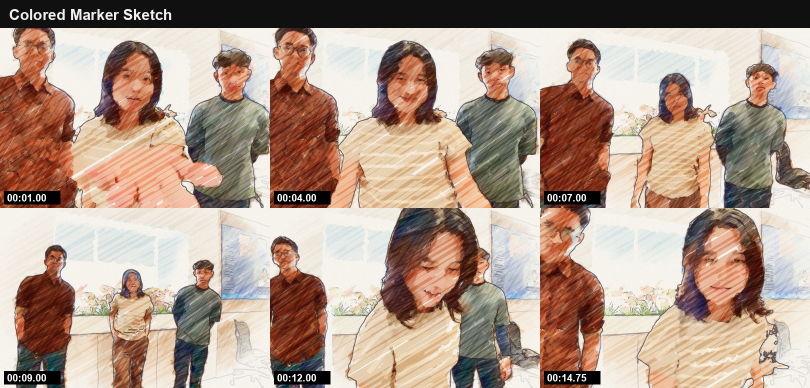
#> input picture styles/61-colored-marker-sketch/example.png, 1620 x 776 px, given in place of frame_013.png, which was not available (shown at 1/2 size)
$ python render.py example.png example.png example.png
#> lines starting #> are read from the running program, lines starting #| are printed output that depends on the picture; pictures that were not available may be replaced by others from this repository, and a replacement may not be noted
"""Colored Marker Sketch — local approximation of the frame-by-frame restyle.

usage: python -I render.py <frames_dir> <masks_dir> <out_dir> [all | 13 49 85 ...]

Per frame (re-drawn on twos — the seed changes every 2 frames, so lines and
strokes "boil" like a hand-drawn animation at 12 fps):
  1. warm sketchbook paper with tooth.
  2. alcohol-marker fills, multiply-blended like real marker ink:
       * a light base tone laid in long diagonal chisel strokes (about -30 deg)
         that overlap, so the overlaps read as darker streak bands;
       * a darker shadow tone in the dark areas, strokes at a steeper angle;
       * highlights are left as bare paper, fills stop short of / overshoot the
         lines, and the room fades out toward the frame edges (unfinished
         sketch), while the people are fully coloured.
  3. coloured-pencil work: XDoG linework from the photo plus a stronger
     silhouette contour from the person mask, in warm sepia/indigo pencil,
     broken by the paper tooth, with a faint doubled construction line;
     loose diagonal hatching in the shadows.
"""
import math
import sys
from pathlib import Path

import cv2
import numpy as np

W, H = 1620, 1080
PAPER = np.array([250, 247, 240], np.float32)


def tooth():
    rng = np.random.default_rng(11)
    g = rng.random((H, W)).astype(np.float32)
    g = cv2.GaussianBlur(g, (0, 0), 0.7)
    return (g - g.min()) / (g.max() - g.min())


TOOTH = tooth()


# [50 lines left out: functions streaks, xdog, warp, marker_layer, not called in this run]


def render(frame, mask, n):
#> called with n = 13
    rng = np.random.default_rng(300 + n // 2)
    small = cv2.resize(frame, (W // 3, H // 3), interpolation=cv2.INTER_AREA)
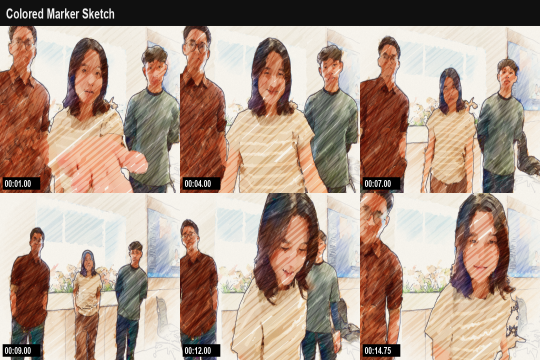
#> small: shape (360, 540, 3); mean R, G, B 176.6, 154.4, 139.8
    small = cv2.pyrMeanShiftFiltering(small, 6, 24)
    small = cv2.bilateralFilter(small, 7, 30, 5)
    sm = cv2.resize(small, (W, H), interpolation=cv2.INTER_CUBIC).astype(np.float32)
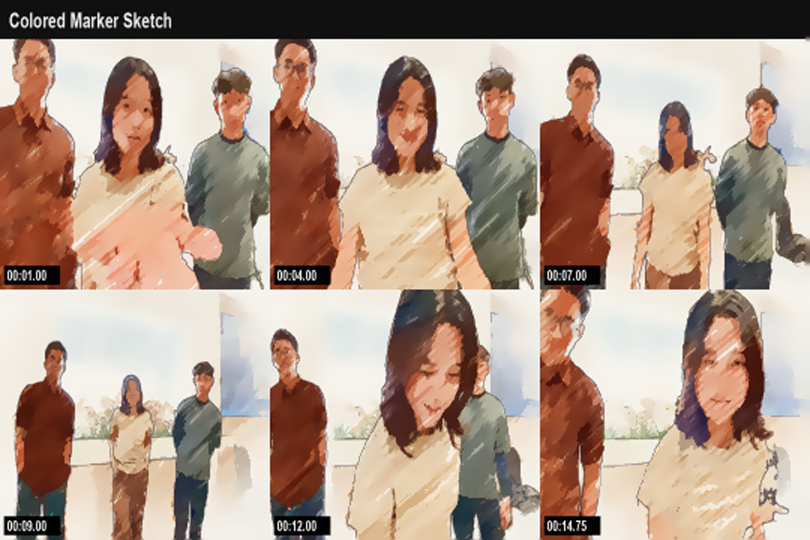
#> sm: shape (1080, 1620, 3) float32 (shown at 1/2 size); mean R, G, B 176.5, 154.7, 139.8
    # marker colours: clean, saturated, light enough to stack (multiply)
    hsv = cv2.cvtColor(np.clip(sm, 0, 255).astype(np.uint8), cv2.COLOR_RGB2HSV).astype(np.float32)
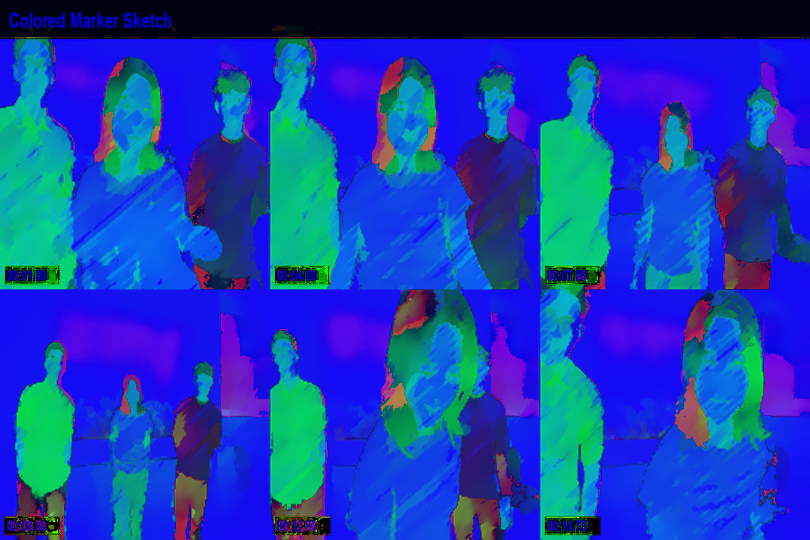
#> hsv: shape (1080, 1620, 3) float32 (shown at 1/2 size); mean R, G, B 24.8, 62.7, 177.8
    hsv[..., 1] = np.clip(hsv[..., 1] * 1.05 + 6, 0, 255)
    hsv[..., 2] = np.clip(hsv[..., 2] * 0.3 + 182, 0, 255)
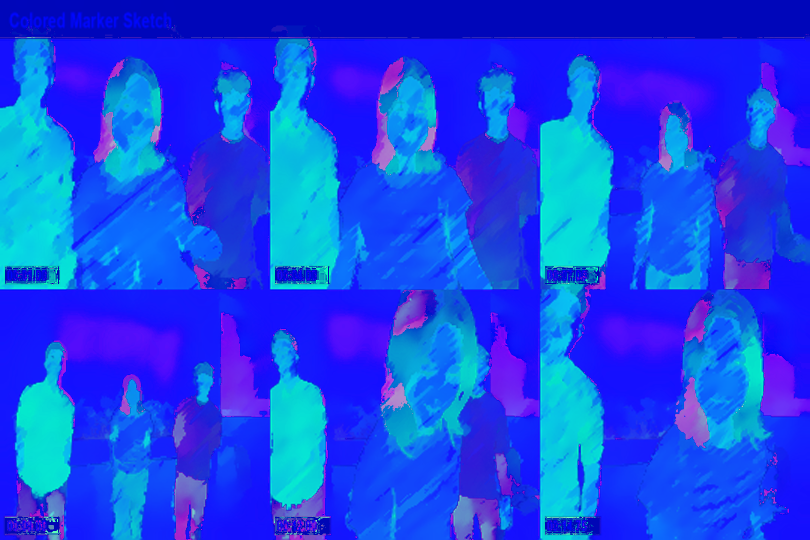
#> hsv: shape (1080, 1620, 3) float32 (shown at 1/2 size); mean R, G, B 24.8, 71.8, 236.9
    col = cv2.cvtColor(hsv.astype(np.uint8), cv2.COLOR_HSV2RGB).astype(np.float32) / 255
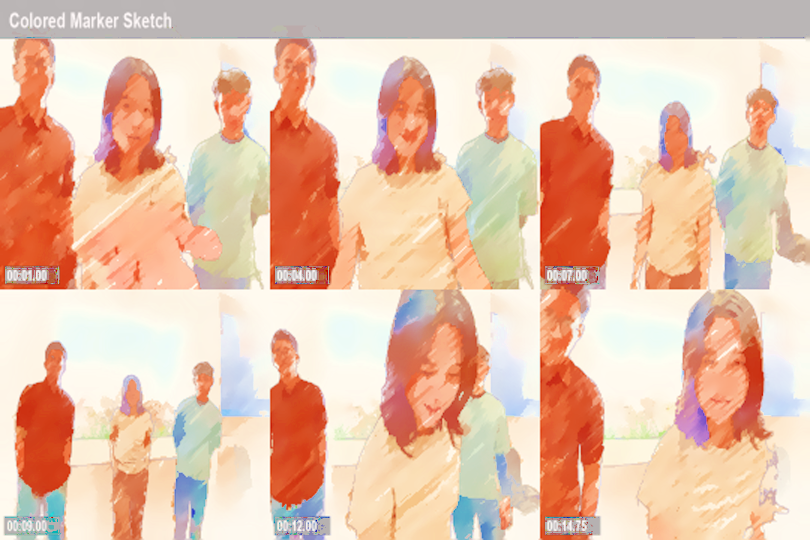
#> col: shape (1080, 1620, 3) float32 (shown at 1/2 size); mean R, G, B 0.913, 0.766, 0.677
    lum = cv2.GaussianBlur(sm.mean(2) / 255, (0, 0), 1.5)
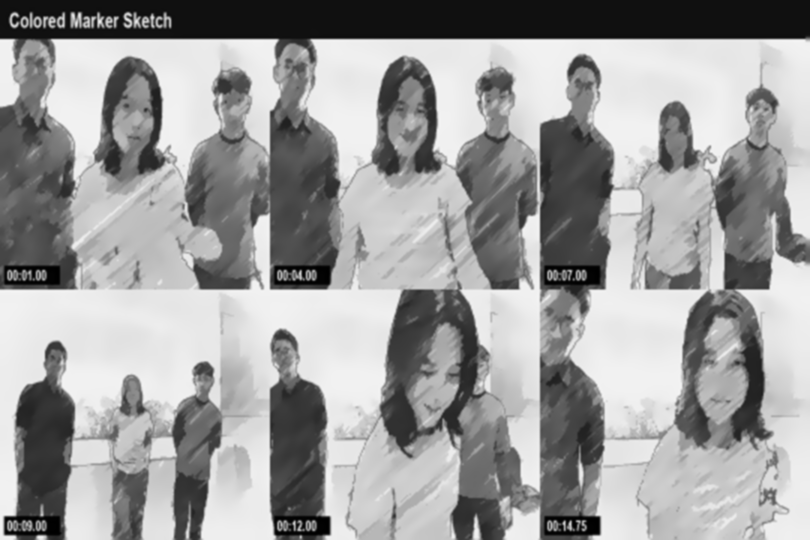
#> lum: shape (1080, 1620) float32 (shown at 1/2 size); min 1.96e-05, max 0.961, mean 0.616
    m = cv2.GaussianBlur(mask, (0, 0), 2)
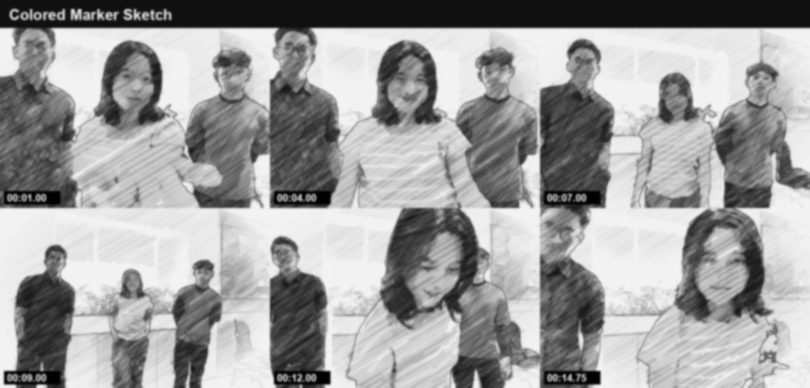
#> m: shape (776, 1620) float32 (shown at 1/2 size); min 0, max 0.956, mean 0.623
    yy, xx = np.mgrid[0:H, 0:W].astype(np.float32)
    # people fully coloured; the room only loosely, fading to bare paper at the edges
    edge = np.clip(1.0 - (((xx - W / 2) / (W * 0.55)) ** 2 + ((yy - H * 0.45) / (H * 0.6)) ** 2) ** 1.5, 0, 1)
#> (the run stopped early here; a loop or call above may not have finished)
